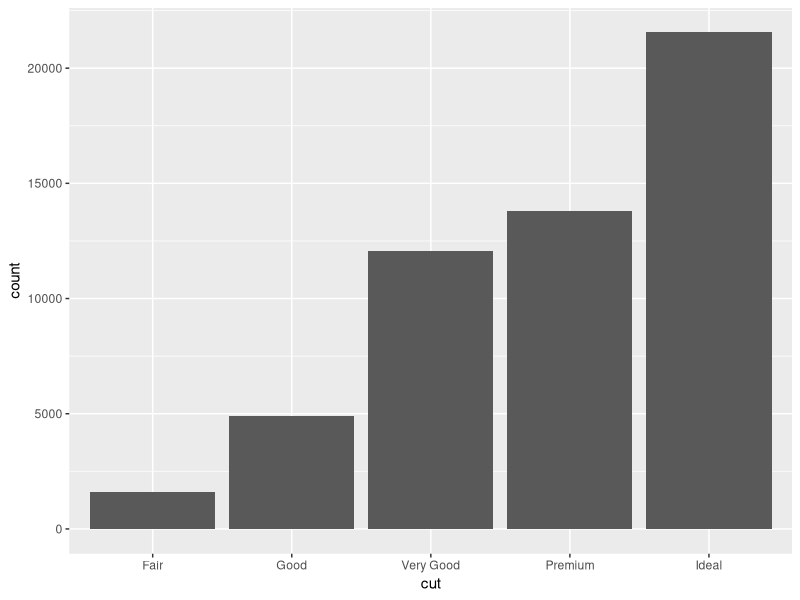
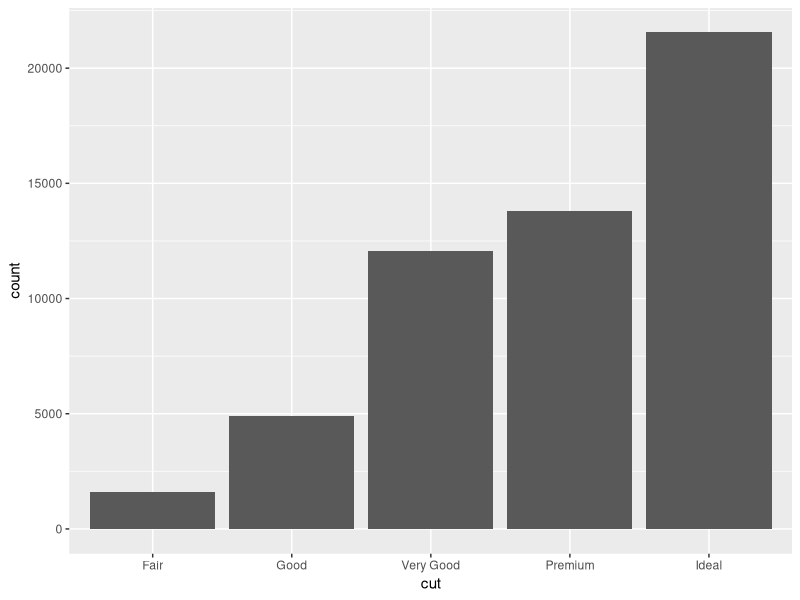
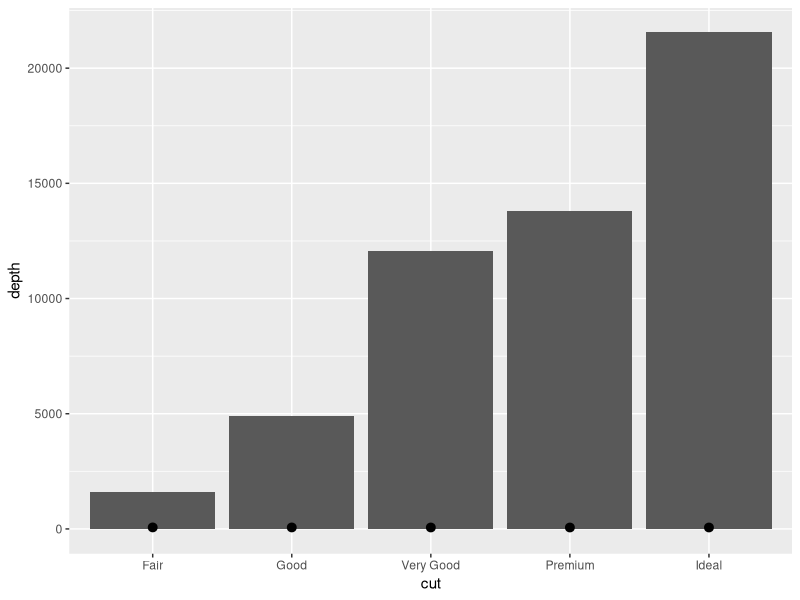
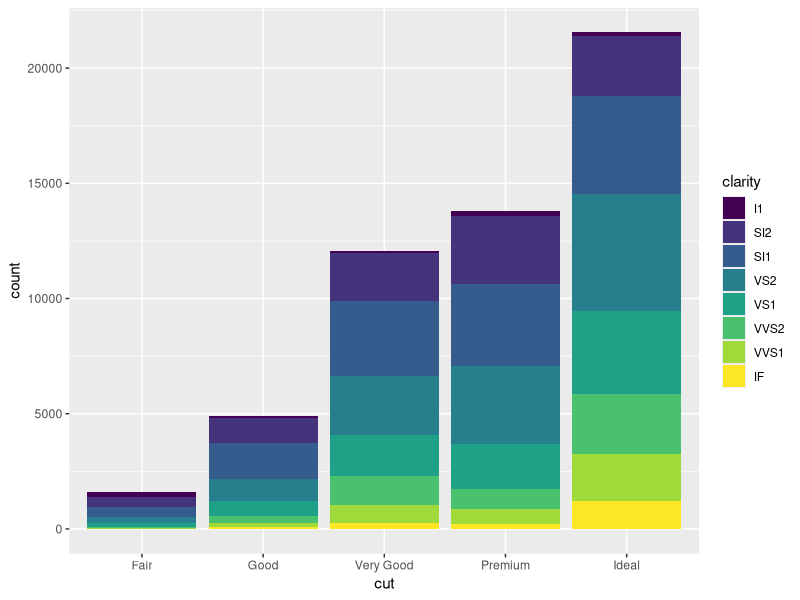
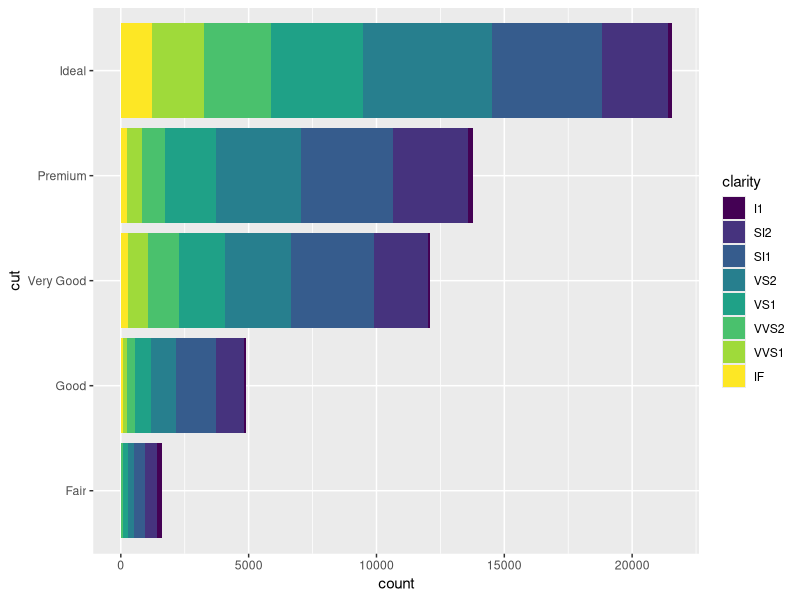
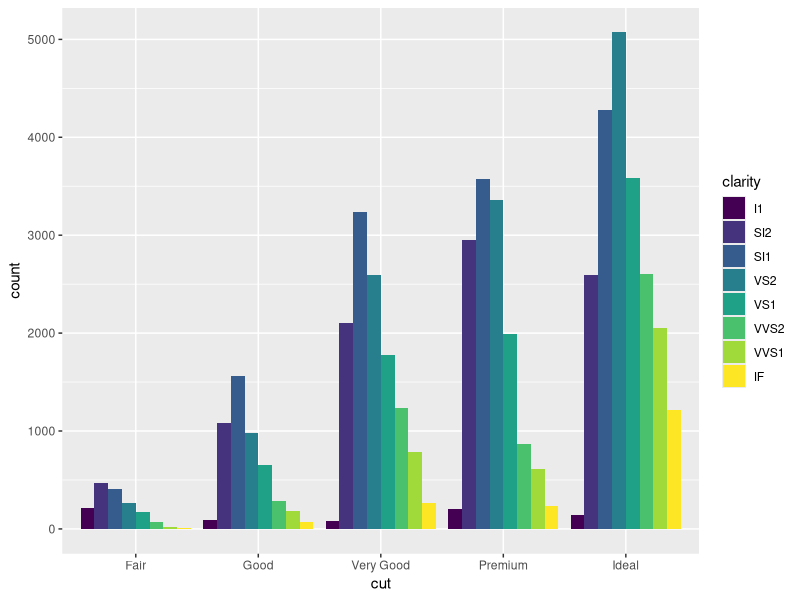
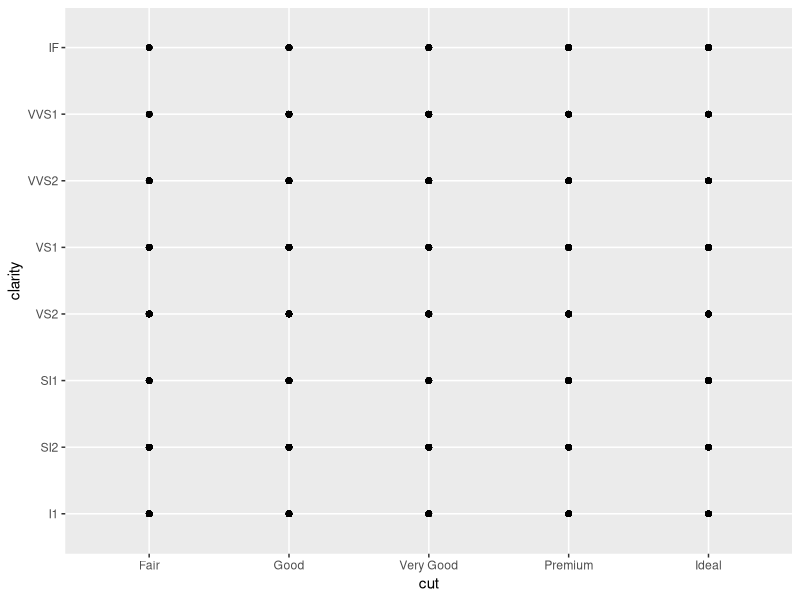

Write R code to recreate these figures, in order. (Note: this script raises an error after producing the figures.)
# Exercise 2: More ggplot2 Grammar

# Install and load `ggplot2`
# install.packages("ggplot2") # if needed
library(ggplot2)

# For this exercise you will again be working with the `diamonds` data set.
# Use `?diamonds` to review details about this data set
?diamonds


## Statistical Transformations

# Draw a bar chart of the diamonds data, organized by cut
# The height of each bar is based on the "count" (number) of diamonds with that cut
ggplot(data = diamonds) +
  geom_bar(mapping = aes(x = cut))

# Use the `stat_count` to apply the statistical transformation "count" to the diamonds
# by cut. You do not need a separate geometry layer!
ggplot(data = diamonds) +
  stat_count(mapping = aes(x = cut))

# Use the `stat_summary` function to draw a chart with a summary layer.
# Map the x-position to diamond `cut`, and the y-position to diamond `depth`
# Bonus: use `min` as the function ymin, `max` as the function ymax, and `median` as the function y
ggplot(data = diamonds) +
  stat_count(mapping = aes(x = cut)) + 
  stat_summary(mapping = aes(x = cut, y = depth), 
               fun.ymin = min, fun.ymax = max, fun.y = median)

## Position Adjustments

# Draw a bar chart of diamond data organized by cut, with each bar filled by clarity.
# You should see a _stacked_ bar chart.
ggplot(data = diamonds) +
  geom_bar(mapping = aes(x = cut, fill = clarity))

# Draw the same chart again, but with each element positioned to "fill" the y axis
ggplot(data = diamonds) +
  geom_bar(mapping = aes(x = cut, fill = clarity)) + 
  coord_flip()

# Draw the same chart again, but with each element positioned to "dodge" each other
ggplot(data = diamonds) +
  geom_bar(mapping = aes(x = cut, fill = clarity), position = 'dodge')

# Draw a plot with point geometry with the x-position mapped to `cut` and the y-position mapped to `clarity`
# This creates a "grid" grouping the points
ggplot(data = diamonds) +
  geom_point(mapping = aes(x = cut, y = clarity))

# Use the "jitter" position adjustment to keep the points from all overlapping!
# (This works a little better with a sample of diamond data, such as from the previous exercise).
diamonds.sample <- sample_n(diamonds, 1000)
ggplot(data = diamonds.sample) +
  geom_point(mapping = aes(x = cut, y = clarity), position = 'jitter')


## Scales

# Draw a "boxplot" (with `geom_boxplot()`) for the diamond's price (y) by color (x)
ggplot(data = diamonds) +
  geom_boxplot(mapping = aes(x = color, y = price))

# This has a lot of outliers, making it harder to read. To fix this, draw the same plot but
# with a _logarithmic_ scale for the y axis.
ggplot(data = diamonds) +
  geom_boxplot(mapping = aes(x = color, y = price)) +
  scale_y_log10()

# For another version, draw the same plot but with `violin` geometry instead of `boxplot` geometry!
# How does the logarithmic scale change the data presentation?
ggplot(data = diamonds) +
  geom_violin(mapping = aes(x = color, y = price)) +
  scale_y_log10()

# Another interesting plot: draw a plot of the diamonds price (y) by carat (x), using a heatmap of 2d bins
# (geom_bin2d)
# What happens when you make the x and y channels scale logarithmically?
ggplot(data = diamonds) +
  geom_bin2d(mapping = aes(x = color, y = price))

ggplot(data = diamonds) +
  geom_bin2d(mapping = aes(x = color, y = price)) +
  scale_y_log10()

# Draw a scatter plot for the diamonds  price (y) by carat (x). Color each point by the clarity
# (Remember, this will take a while. Use a sample of the diamonds for faster results)
ggplot(data = diamonds) +
  geom_point(mapping = aes(x = carat, y = price, color = clarity))

# Change the color of the previous plot using a ColorBrewer scale of your choice. What looks nice?
ggplot(data = diamonds) +
  geom_point(mapping = aes(x = carat, y = price, color = clarity)) +
  scale_color_brewer(palette = 'Blues')

## Coordinate Systems

# Draw a bar chart with x-position and fill color BOTH mapped to cut
# For best results, SET the `width` of the geometry to be 1 (fill plot, no space between)
# You can save this to a variable for easier modifications
ggplot(data = diamonds) +
  geom_bar(mapping = aes(x = cut, color = cut), width = 1)

# Draw the same chart, but with the coordinate system flipped
ggplot(data = diamonds) +
  geom_bar(mapping = aes(x = cut, color = cut), width = 1) + 
  coord_flip()

# Draw the same chart, but in a polar coordinate system. Now you have a Coxcomb chart!
ggplot(data = diamonds) +
  geom_bar(mapping = aes(x = cut, color = cut), width = 1) +
  coord_polar(theta = 'x')

## Facets

# Take the scatter plot of price by carat data (colored by clarity) and add _facets_ based on
# the diamond's `color`
facet.plot <- ggplot(data = diamonds) +
                geom_point(mapping = aes(x = carat, y = price, color = clarity)) + 
                facet_wrap(~color)

## Saving Plots

# Use the `ggsave()` function to save one of your plots (the most recent one generated) to disk.
# Name the output file "my-plot.png".
# Make sure you've set the working directory!!
ggsave(facet.plot, file = "my-plot.png")
